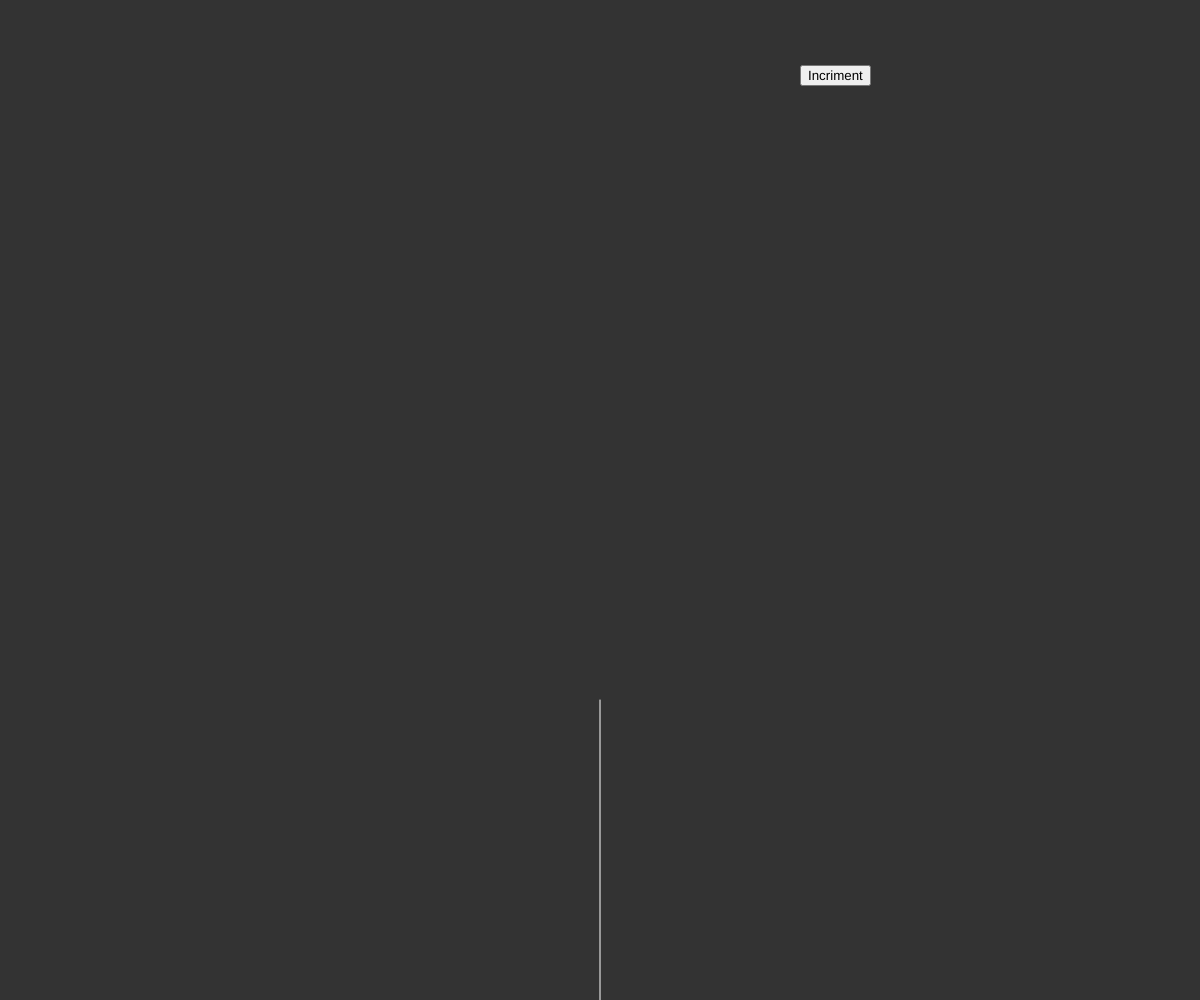
Frame 1 (no input)
Frame 60 (no input): identical to frame 1, image omitted
Frame 120 (the mouse pressed at the canvas centre since frame 60): identical to frame 1, image omitted

The p5.js sketch that drew this single still picture (run headless with seeded random() and noise() and a simulated clock; from frame 60 on, the mouse is pressed at the canvas centre):

// p5.js sketch
// ── sketch.js
var angle = 0;
var slider;

function setup() {
	var win = window;
	var doc = document;
	var element = doc.documentElement;
	var body = doc.getElementsByTagName('body')[0];
	
	var width = win.innerWidth || element.clientWidth || body.clientWidth;
	var height = win.innerHeight || element.clientHeight || body.clientHeight;

	createCanvas(width, height);
	draw();	

	button = createButton('Incriment');
	button.position(800, 65);
	button.mousePressed(incriment);
}

function draw() {
	var length = (height / 100) * 30;

	background(51);
	stroke(255);
	translate(width / 2, height);
	branch(length);
}

function incriment(){
	var angle = 3.14/2;
	push();
	rotate(angle);
	branch(200);
	pop();
	push();
	rotate(-angle);
	branch(1 * 0.67);
	pop();
}

function branch(length) {
	line(0, 0, 0, -length);
	translate(0, -length);
}
